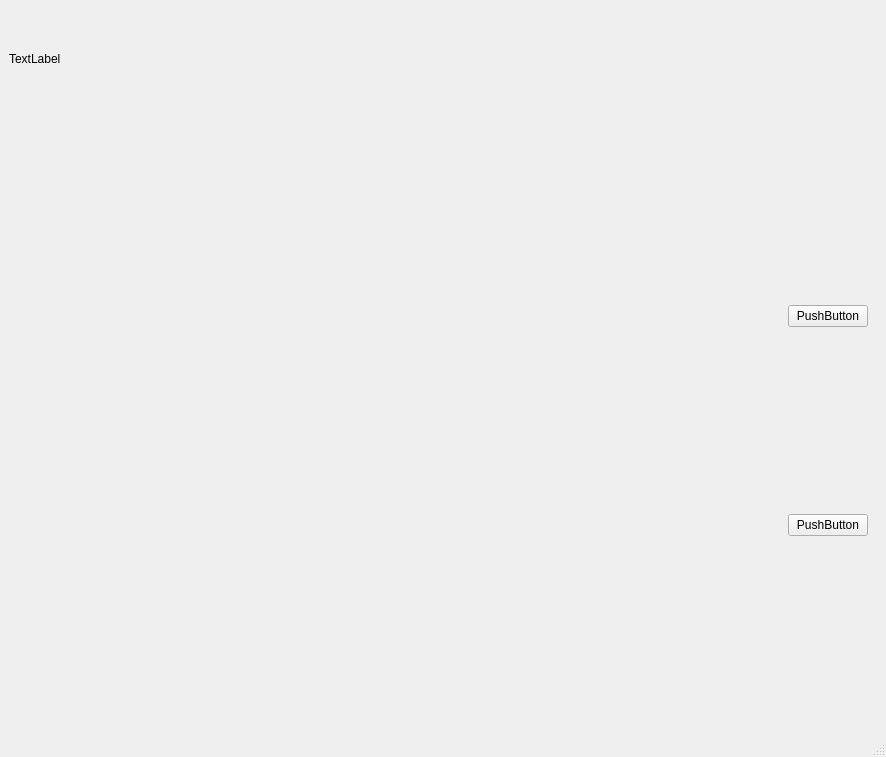
<?xml version="1.0" encoding="UTF-8"?>
<ui version="4.0">
 <class>MainWindow</class>
 <widget class="QMainWindow" name="MainWindow">
  <property name="geometry">
   <rect>
    <x>0</x>
    <y>0</y>
    <width>886</width>
    <height>757</height>
   </rect>
  </property>
  <property name="windowTitle">
   <string>MainWindow</string>
  </property>
  <widget class="QWidget" name="centralwidget">
   <property name="maximumSize">
    <size>
     <width>1230</width>
     <height>759</height>
    </size>
   </property>
   <layout class="QVBoxLayout" name="verticalLayout">
    <item>
     <widget class="QLabel" name="mainTitle">
      <property name="maximumSize">
       <size>
        <width>16777215</width>
        <height>100</height>
       </size>
      </property>
      <property name="text">
       <string>TextLabel</string>
      </property>
     </widget>
    </item>
    <item>
     <layout class="QHBoxLayout" name="horizontalLayout">
      <item>
       <widget class="QWidget" name="widget" native="true">
        <layout class="QHBoxLayout" name="horizontalLayout_2">
         <item>
          <widget class="QWidget" name="widgetAffichageSherpent" native="true">
           <property name="minimumSize">
            <size>
             <width>300</width>
             <height>300</height>
            </size>
           </property>
          </widget>
         </item>
         <item>
          <spacer name="horizontalSpacer">
           <property name="orientation">
            <enum>Qt::Horizontal</enum>
           </property>
           <property name="sizeType">
            <enum>QSizePolicy::Expanding</enum>
           </property>
           <property name="sizeHint" stdset="0">
            <size>
             <width>100</width>
             <height>20</height>
            </size>
           </property>
          </spacer>
         </item>
         <item>
          <layout class="QVBoxLayout" name="verticalLayout_2">
           <item>
            <widget class="QPushButton" name="pushButton_1">
             <property name="maximumSize">
              <size>
               <width>300</width>
               <height>16777215</height>
              </size>
             </property>
             <property name="text">
              <string>PushButton</string>
             </property>
            </widget>
           </item>
           <item>
            <widget class="QPushButton" name="pushButton_2">
             <property name="text">
              <string>PushButton</string>
             </property>
            </widget>
           </item>
          </layout>
         </item>
        </layout>
       </widget>
      </item>
     </layout>
    </item>
   </layout>
  </widget>
  <widget class="QMenuBar" name="menubar">
   <property name="geometry">
    <rect>
     <x>0</x>
     <y>0</y>
     <width>886</width>
     <height>26</height>
    </rect>
   </property>
  </widget>
  <widget class="QStatusBar" name="statusbar"/>
 </widget>
 <resources/>
 <connections/>
</ui>
